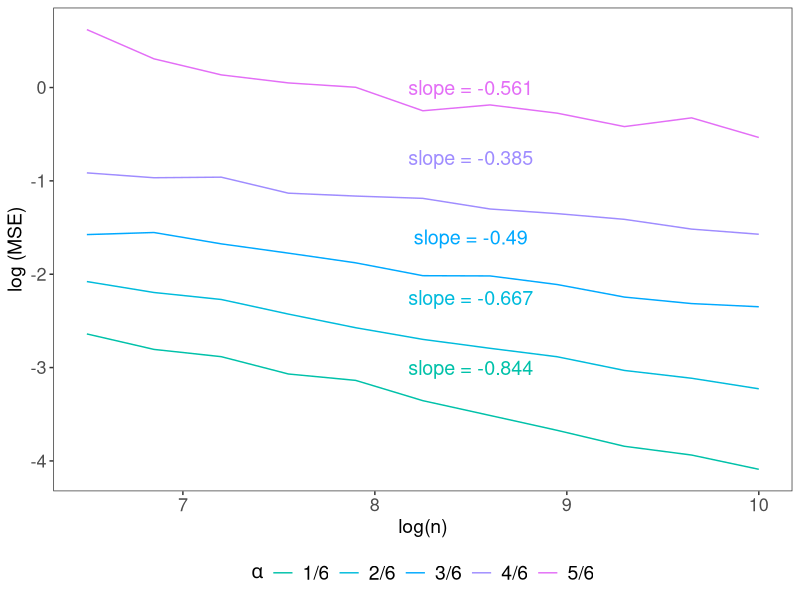
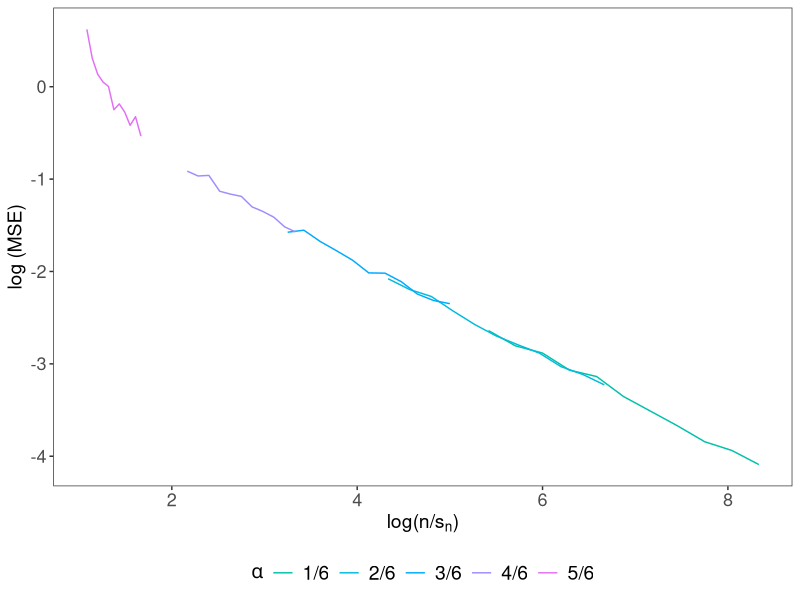
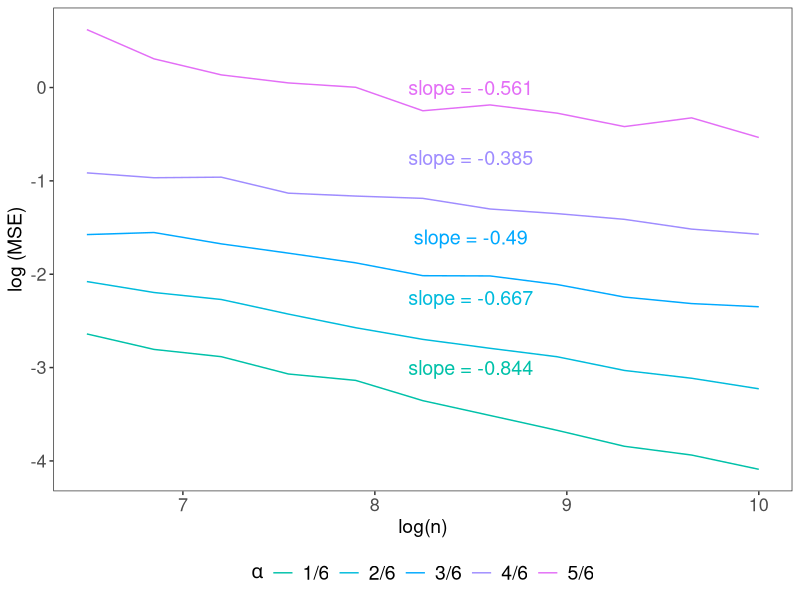
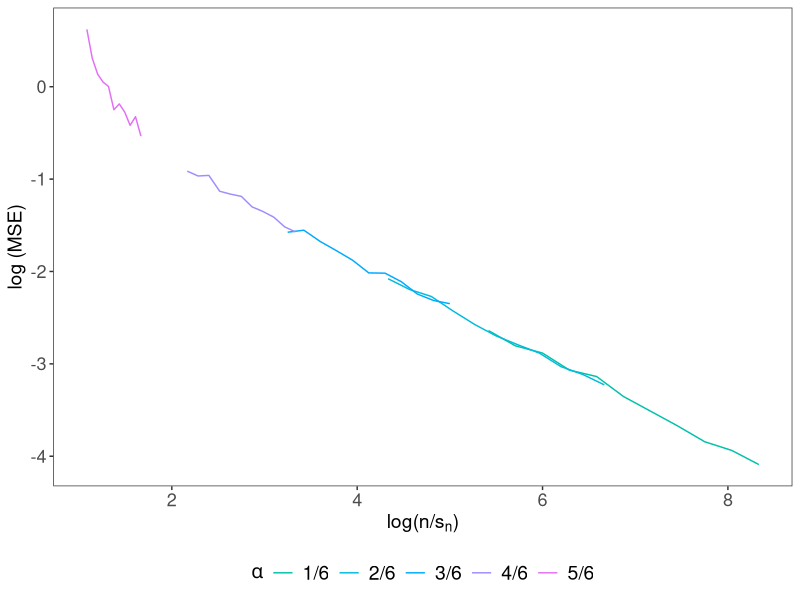

Reproduce these figures in R, in order. (Note: this script raises an error after producing the figures.)
######################################################################################
library(dplyr)
library(RColorBrewer)
library(ggplot2)

df_same_psi = read.csv("./df_same_psi_log.csv")[,-1]
df_aggr_same_psi =  df_same_psi %>% 
  group_by(n_idx,s_n_idx) %>% 
  summarise(n = mean(n), s_n = mean(s_n), meanMSE = mean((diff_fhat_f)^2))
df_aggr_same_psi = df_aggr_same_psi %>% 
  mutate(s_n_power = paste(s_n_idx,"/6",sep = ""))


########################################################################

df_text_full = data.frame(x = rep(8.5,5),
                          y = c(-3,-2.25,-1.6,-0.75,0), 
                          s_n_idx = 1:5 ) %>%
  mutate(slope = NA) %>% 
  mutate(s_n_power = paste(s_n_idx,"/6",sep = ""))

for(s_n_idx_choice in 1:5)
{
  y_mse = df_aggr_same_psi %>% filter(s_n_idx == s_n_idx_choice) %>% 
    .$meanMSE %>% sqrt() %>% log()
  x_mse = df_aggr_same_psi %>% filter(s_n_idx == s_n_idx_choice) %>% 
    .$n %>% sqrt() %>% log()
  df_text_full$slope[s_n_idx_choice] = 
    paste("slope = ", coef(lm(y_mse ~ x_mse))[2] %>% round(3), sep = "")
}

p1_same_psi = ggplot( data = df_aggr_same_psi, aes(x = log(n), y = log(sqrt(meanMSE)), color = s_n_power)) +   geom_line(aes(group = s_n_idx)) +
  labs(colour = expression(alpha) , y = "log (MSE)", x = "log(n)")  + 
  scale_color_hue(h = c(180, 300))+
  geom_text(data = df_text_full, aes(x = x, y = y, label = slope), show.legend =  F, size = 5) + 
  theme_bw() +
  theme(panel.grid = element_blank())+ theme(legend.position = "bottom")  + 
  theme( legend.text=element_text(size=14),
         legend.title =element_text(size=14),
         strip.text.x = element_text(size = 14),
         axis.text.x = element_text(size = 13),
         axis.text.y = element_text(size = 13),
         axis.title = element_text(size = 14))



p1_same_psi

ggsave(p1_same_psi , file = "./plots/diff_rates_same_psi_1.pdf", 
       width = 7, height = 6, dpi = 300, units = "in" )


p2_same_psi = ggplot( data = df_aggr_same_psi, aes(x = log(n/s_n), y = log(sqrt(meanMSE)), color = s_n_power)) +   geom_line(aes(group = s_n_idx)) +
  labs(colour = expression(alpha) , y = "log (MSE)", x =expression('log(n/s'[n]*')'))  +
  scale_color_hue(h = c(180, 300)) + 
  theme_bw() +
  theme(panel.grid = element_blank()) + theme(legend.position = "bottom") + 
  theme( legend.text=element_text(size=14),
         legend.title =element_text(size=14),
         strip.text.x = element_text(size = 14),
         axis.text.x = element_text(size = 13),
         axis.text.y = element_text(size = 13),
         axis.title = element_text(size = 14))


p2_same_psi

ggsave(p2_same_psi , file = "../plots/diff_rates_same_psi_2.pdf", 
       width = 7, height = 6, dpi = 300, units = "in" )


p12_same_psi = ggarrange(p1_same_psi, p2_same_psi, 
                         ncol=2, nrow=1, common.legend = TRUE, legend="bottom")
p12_same_psi

ggsave(p12_same_psi , file = "./plots/diff_rates_same_psi_12.pdf",
       width = 10, height = 5, dpi = 300, units = "in" )

#######

n_idx_choice = 11
df_same_psi_11 = df_same_psi %>% filter(n_idx == n_idx_choice) %>%
  mutate(f_hat_scaled = diff_fhat_f*sqrt(n/s_n)*0.5) %>%
  mutate(f_hat_scaled_sort = NA, brownian_drift_sort = NA)

for(s_n_idx_choice in 1:5 )
{
  temp_bd = df_same_psi_11 %>% filter( s_n_idx == 1) %>% 
    .$brownian_drift %>% sort()
  temp_f_hat = df_same_psi_11 %>% filter( s_n_idx == s_n_idx_choice) %>% 
    .$f_hat_scaled %>% sort()
  df_same_psi_11$brownian_drift_sort[df_same_psi_11$s_n_idx == s_n_idx_choice] = temp_bd
  df_same_psi_11$f_hat_scaled_sort[df_same_psi_11$s_n_idx == s_n_idx_choice] = temp_f_hat
}

df_same_psi_11 = df_same_psi_11 %>% mutate(s_n_power = paste(s_n_idx,"/6",sep = ""))

p3_same_psi = ggplot( data = df_same_psi_11, aes(x = brownian_drift_sort, y = f_hat_scaled_sort, color = s_n_power)) +  
  geom_line(aes(group = s_n_idx)) +
  geom_abline( slope = 1, intercept = 0, linetype="dashed", size=0.4) + 
  labs(colour = expression(alpha) , y = "Scaled estimates of f(0)", x ="Samples from asymptotic distribution")  +
  scale_color_hue(h = c(180, 300)) + 
  theme_bw() +
  theme(panel.grid = element_blank()) + theme(legend.position = "bottom") + 
  theme( legend.text=element_text(size=14),
         legend.title =element_text(size=14),
         strip.text.x = element_text(size = 14),
         axis.text.x = element_text(size = 13),
         axis.text.y = element_text(size = 13),
         axis.title = element_text(size = 14))


p3_same_psi 

ggsave(p3_same_psi , file = "./plots/diff_rates_same_psi_3.pdf",  
       width = 5, height = 5, dpi = 300, units = "in" )



